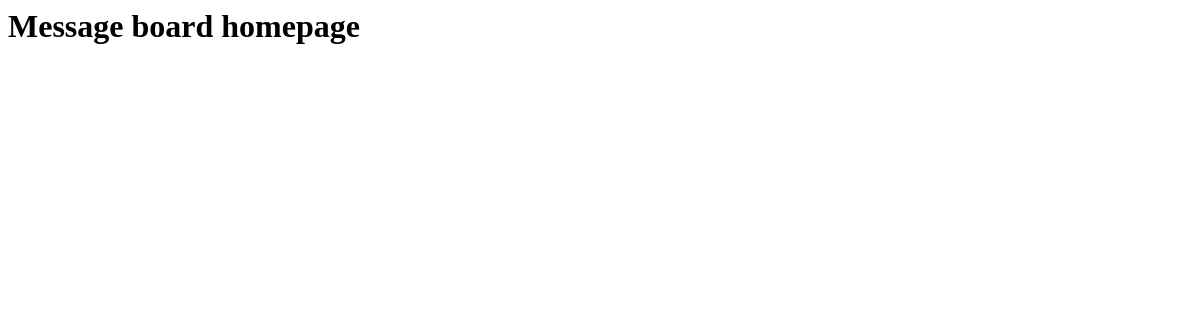
Before: / with the older database file.
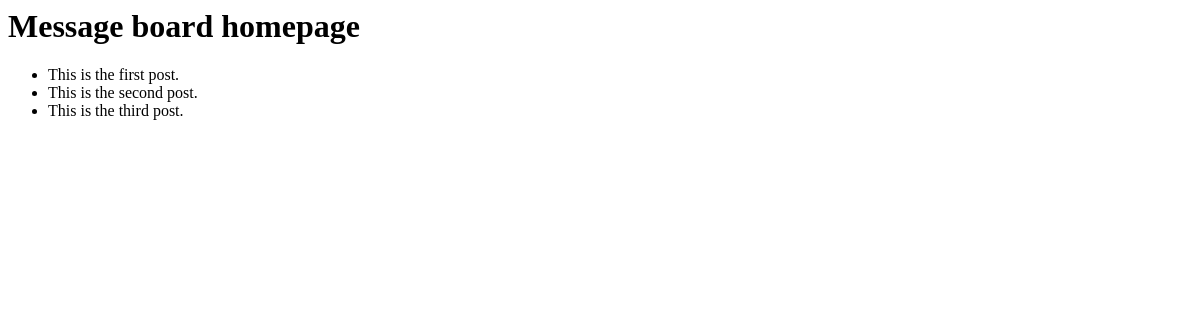
After: the same page with the newer database file.
### posts/models.py (models this page shows, shortened)
class Post(models.Model):  # new
    text = models.TextField()

### posts/views.py (the view)
# urls.py: path("", HomePageView.as_view(), name="home"),
class HomePageView(ListView):
    model = Post
    template_name = "home.html"

### templates/home.html
<h1>Message board homepage</h1>
<ul>
  {% for post in post_list %}
    <li>{{ post.text }}</li>
  {% endfor %}
</ul>

Changed rows visible on the page:
added Post: text "This is the first post."
added Post: text "This is the second post."
added Post: text "This is the third post."
